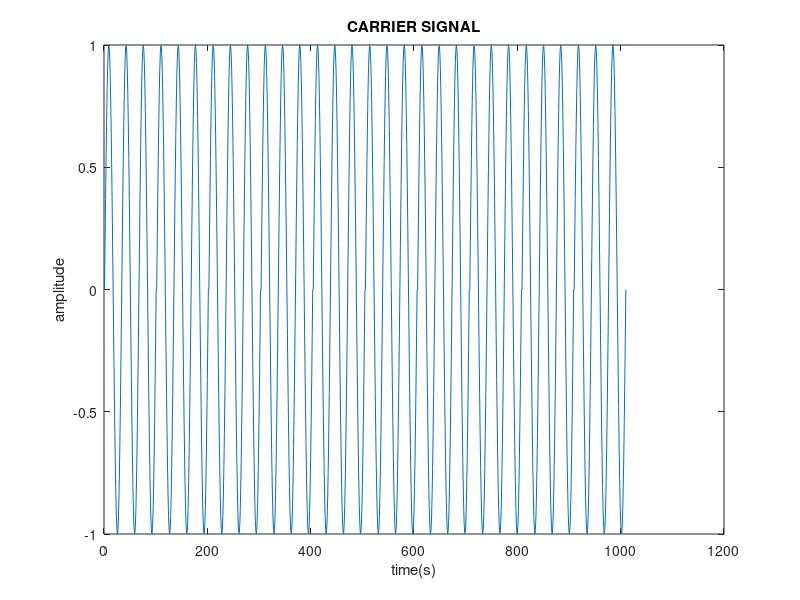
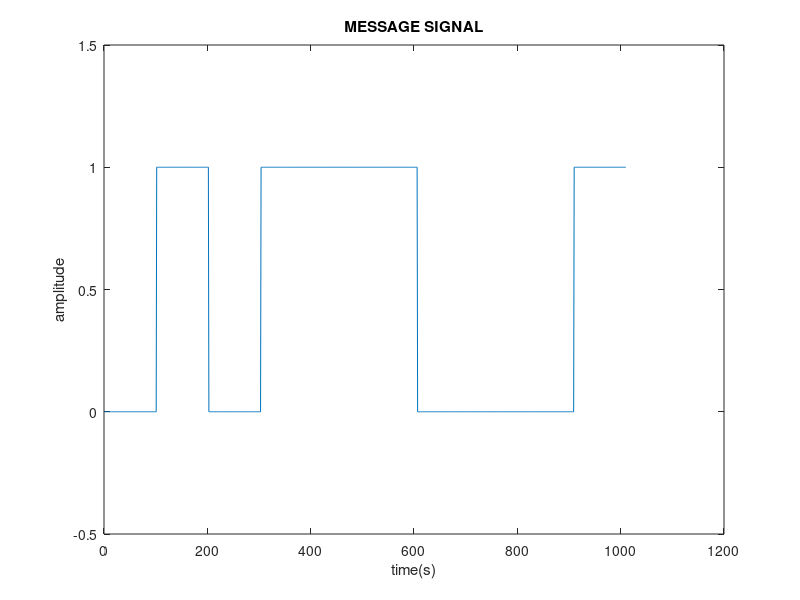
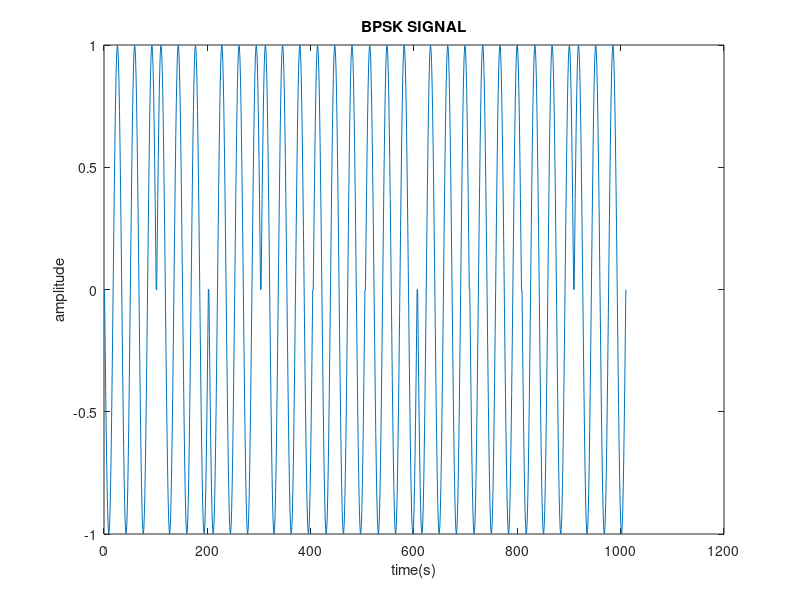
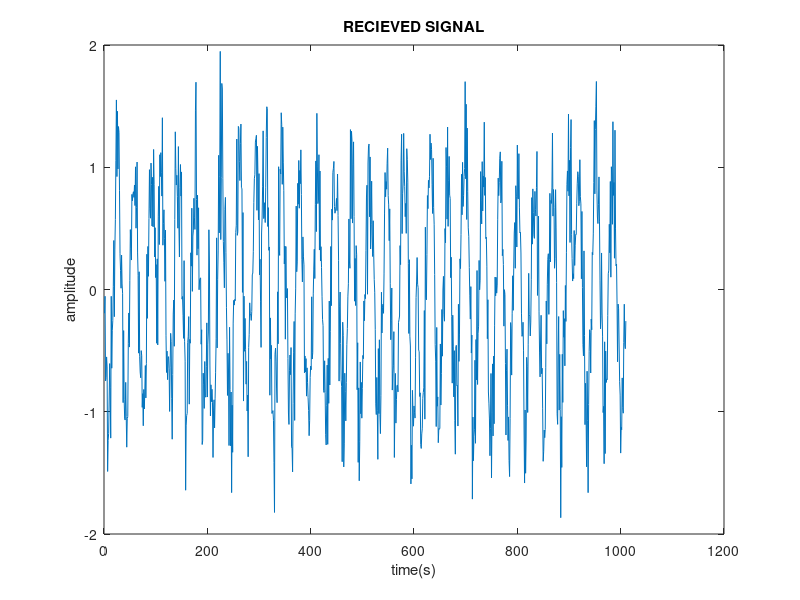

MATLAB code to generate these figures, in order:

 t=0:0.01:1;%range setting
 f=3;%frequency
 m=randi([0,1],1,10);%generating psedo random integers
 msg_sig=[];bpsk_sig=[];carrier_sig=[];
 for i=1:length(m)
     if m(i)==0 %if msg is 0 bpsk sin with phaseshift of pi
         msg_sig=[msg_sig zeros(1,length(t))];
         bpsk_sig=[bpsk_sig sin((2*pi*f*t)+pi)];
     else     %if msg is 0 bpsk sin without phaseshift
         msg_sig=[msg_sig ones(1,length(t))];
         bpsk_sig=[bpsk_sig sin(2*pi*f*t)];
     end    %carrier of sin wave
     carrier_sig=[carrier_sig sin(2*pi*f*t)];
 end
figure
 plot(carrier_sig);
 xlabel('time(s)');
 ylabel('amplitude');
 title('CARRIER SIGNAL');
 figure
 plot(msg_sig);
 xlabel('time(s)');
 ylabel('amplitude');
 title('MESSAGE SIGNAL');
 ylim([-0.5 1.5]);
 figure
 plot(bpsk_sig);
 xlabel('time(s)');
 ylabel('amplitude');
 title('BPSK SIGNAL');
 rec_sig=awgn(bpsk_sig,10);%adding white gaussian noise to message
 figure
 plot(rec_sig);
 xlabel('time(s)');
 ylabel('amplitude');
 title('RECIEVED SIGNAL');
 dem_sig=(rec_sig).*(carrier_sig); %received signal with carrier
figure
 plot(dem_sig);
 xlabel('time(s)');
 ylabel('amplitude');
 title('DEMODULATED SIGNAL');
 %GENERATION OF ORIGINAL MESSAGE SIGNAL
 demod_sig=[];
 for i=1:length(m)
     k=sum(dem_sig((1+(i-1)*length(t)):(i*length(t)))); %adding each range of sequence in received signal 1
     if k>0
         demod_sig=[demod_sig ones(1,length(t))];
     else%if k is greater than 0 it is 1 else 0
         demod_sig=[demod_sig zeros(1,length(t))];
     end
 end
 figure
 plot(demod_sig);
 ylim([-0.5 1.5]);
 xlabel('time(s)');
 ylabel('amplitude');
 title('ORIGINAL MSG SIGNAL');